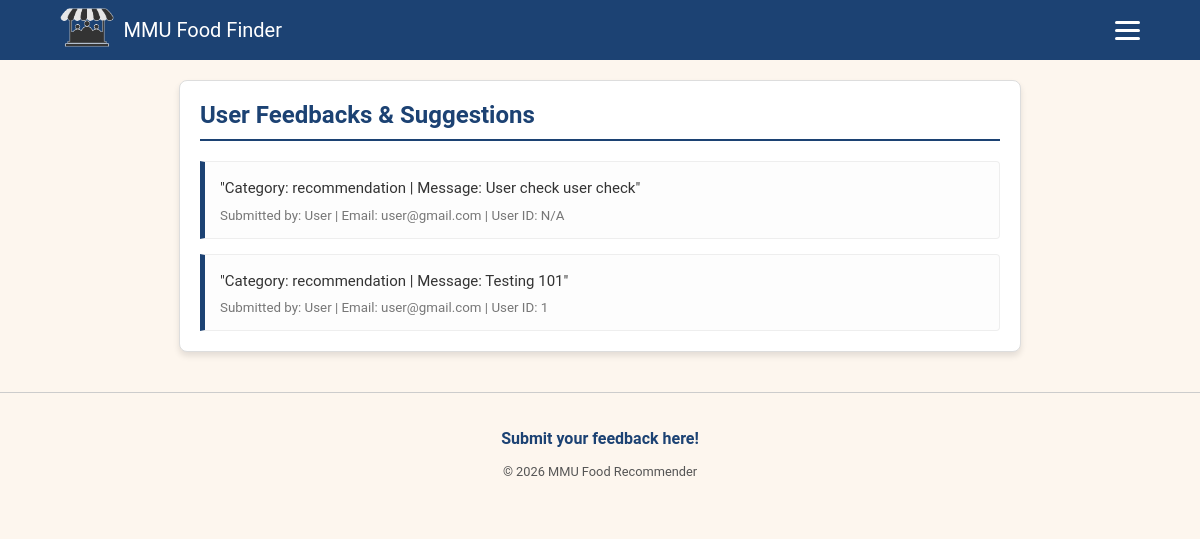
Screenshot of /manager_feedback (signed in) with the database file from the repository.
### app.py (models this page shows)
class Feedback(db.Model):
    id = db.Column(db.Integer, primary_key=True)
    name = db.Column(db.String(100), nullable=True)
    email = db.Column(db.String(120), nullable=True)
    content = db.Column(db.Text, nullable=False)
    user_id = db.Column(db.Integer, db.ForeignKey('user.id'), nullable=True) # Optional: stores who sent it

### app.py (the view)
@app.route('/manager_feedback', methods=['GET', 'POST'])
@login_required
@role_required(['manager'])
def view_feedback():
    if current_user.role != 'manager':
        flash("Access denied. Managers only.")
        return redirect(url_for('explore'))
    all_feedbacks = Feedback.query.all()
    return render_template('manager_feedback.html', feedbacks=all_feedbacks)

### app.py (called while the page is built)
@login_manager.user_loader
def load_user(user_id):
    return User.query.get(int(user_id))

def role_required(allowed_roles):
    def decorator(f):
        @wraps(f)
        def decorated_function(*args, **kwargs):
            if not current_user.is_authenticated or current_user.role not in allowed_roles:
                flash("Access denied. You do not have permission to view this page.")
                return redirect(url_for('home'))
            return f(*args, **kwargs)
        return decorated_function
    return decorator

### templates/manager_feedback.html (shortened to what this page needs)
{% extends "base.html" %}
{% block body_class %}page-viewfeedback{% endblock %}
{% block content %}
<body class="page-feedback">
    <div class="feedback-container">
        <div class="feedback-header">
            <h2>User Feedbacks & Suggestions</h2>
        </div>
        {% if feedbacks %}
            <div class="feedback-list">
        {% for fb in feedbacks %}
        <div class="feedback-item">
        <p class="feedback-content">"{{ fb.content }}"</p>
            <small class="feedback-meta">
            Submitted by: {{ fb.name if fb.name else "Anonymous" }} |
            Email: {{ fb.email if fb.email else "Not provided" }} |
            User ID: {{ fb.user_id if fb.user_id else "N/A" }}
        </small>
    </div>
{% endfor %}
            </div>
        {% else %}
            <p class="no-feedback">No system feedbacks have been submitted yet.</p>
        {% endif %}
    </div>
</body>
{% endblock %}

### static/style.css (style rules this page uses)
:root { --primary: #1c4273; --navy-dark: #153256; --navy: #1c4273; --blue-mid: #578ef4; --cream: #fdf6ee; --warm-white: #fff9f2; --orange: #e07b39; --orange-light: #fde8cc; --dark: #2b1f14; --mid: #6b4f35; --muted: #a08060; --border: #e2cdb5; --green: #3d7a56; --green-light: #e4f2ea; --gold: #f0a500; --red: #e0473e; --shadow: 0 2px 12px rgba(43, 31, 20, 0.08); --shadow-md: 0 4px 20px rgba(43, 31, 20, 0.13); }
body { font-family: 'Roboto', sans-serif; background-color: var(--cream); color: var(--dark); min-height: 100vh;margin: 0;padding: 0; }
.page-viewfeedback .feedback-container { max-width: 800px; margin: 20px auto; padding: 20px; background: #fff; border: 1px solid #ddd; border-radius: 8px; box-shadow: 0 4px 6px rgba(0,0,0,0.1); }
.page-viewfeedback .feedback-header { display: flex; justify-content: space-between; align-items: center; border-bottom: 2px solid #1c4273; padding-bottom: 10px; margin-bottom: 20px; }
.page-viewfeedback .feedback-header h2 { margin: 0; color: #1c4273; }
.page-viewfeedback .feedback-list { display: flex; flex-direction: column; gap: 15px; }
.page-viewfeedback .feedback-item { padding: 15px; background: #fdfdfd; border: 1px solid #eee; border-left: 5px solid #1c4273; border-radius: 0 4px 4px 0; }
.page-viewfeedback .feedback-content { margin: 0; color: #333; font-size: 15px; line-height: 1.5; white-space: pre-line; }
.page-viewfeedback .feedback-meta { display: block; margin-top: 8px; color: #777; }

### rows the page displays
Feedback: content "Category: recommendation | Message: User check user check", name "User", email "user@gmail.com", user_id "N/A"
Feedback: content "Category: recommendation | Message: Testing 101", name "User", email "user@gmail.com", user "1"
